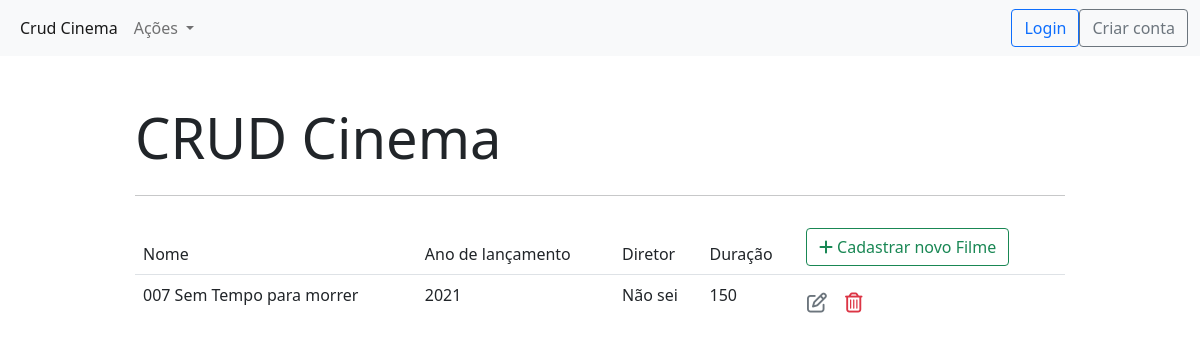
Before: /filmes/ with the older database file.
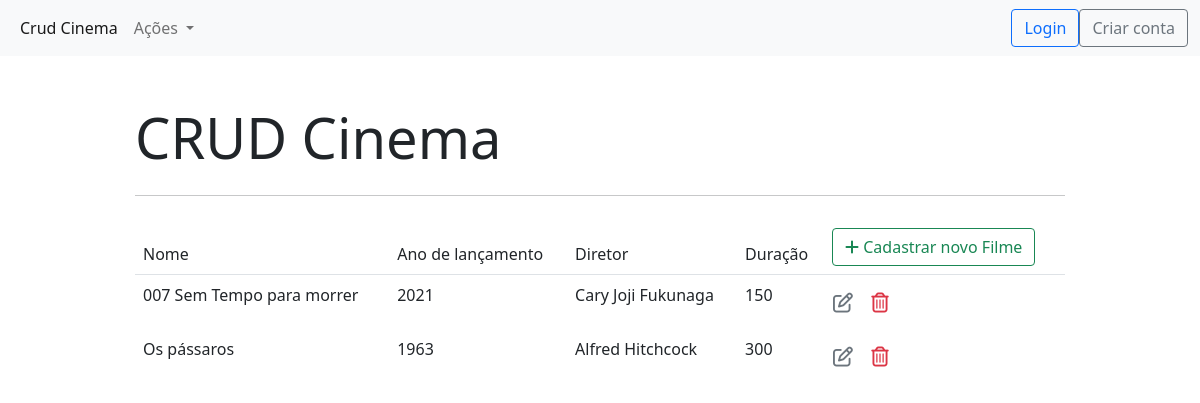
After: the same page with the newer database file.
### cinema_app/models.py (models this page shows, shortened)
class Filme(models.Model):
    nome = models.CharField(max_length=200)
    ano_lancamento = models.IntegerField(   )
    nome_diretor = models.CharField(max_length=200)
    audio = models.CharField(max_length=50)
    legenda = models.CharField(max_length=50)
    poster_img = models.ImageField(upload_to='images/')
    duracao_min = models.IntegerField()
    elenco = models.CharField(max_length=100)
    genero = models.CharField(max_length=50)
    sinopse = models.CharField(max_length=200)

### cinema_app/views.py (the view)
# urls.py: path('filmes/', views.filme_list, name='filme_list'),
def filme_list(request):
    context = {'filme_list': Filme.objects.all()}
    return render(request, 'cinema_app/filme_list.html', context)

### cinema_app/templates/cinema_app/filme_list.html (shortened to what this page needs)
{% extends "cinema_app/base.html" %}
{% block content %}
<table class="table table-borderless">
    <thead class="border-bottom font-weight-bold">
        <tr>
            <td>Nome</td>
            <td>Ano de lançamento</td>
            <td>Diretor</td>
            <td>Duração</td>
            <td>
                <a href="{% url 'filme_insert'%}" class="btn btn-outline-success">
                <i class="fas fa-plus"></i> Cadastrar novo Filme
            </a>
            </td>
        </tr>
    </thead>
    <tbody>
        {% for filme in filme_list %}
            <tr>
                <td>{{filme.nome}}</td>
                <td>{{filme.ano_lancamento}}</td>
                <td>{{filme.nome_diretor}}</td>
                <td>{{filme.duracao_min}} </td>
                <td>
                    <a href="{% url 'filme_update' filme.id %}" class="btn text-secondary px-0">
                        <i class="far fa-edit fa-lg"></i>
                    </a>
                    <form action="{% url 'filme_delete' filme.id %}" method='POST' class="d-inline">
                        <button type="submit" class="btn">
                            <i class="far fa-trash-alt fa-lg text-danger float-right"></i>
                        </button>
                    </form>
                </td>
            </tr>
        {% endfor %}
    </tbody>
</table>
{% endblock content %}

Changed rows visible on the page:
changed Filme "007 Sem Tempo para morrer": nome_diretor "Não sei" → "Cary Joji Fukunaga"
added Filme: nome "Os pássaros", ano_lancamento "1963", nome_diretor "Alfred Hitchcock", duracao_min "300"
